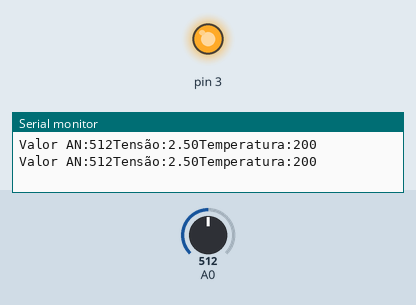
The sketch below on a simulated Arduino Uno, built with avr-gcc and run on an emulated ATmega328P. On the bench: output pins drawn as LEDs (lit = HIGH), the last lines printed to the serial monitor. Inputs (shaded band) come from the test bench; at power-on: A0 = 512.

Above: at 1.8 s.
1.9 s: A0 set to 131
3.4 s: A0 set to 112
At 5.2 s:
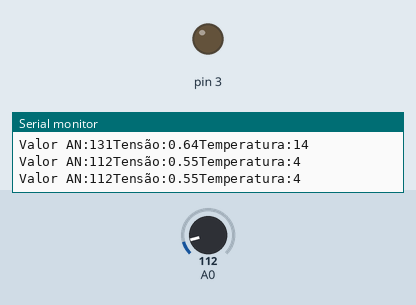
5.5 s: A0 set to 306
At 6.9 s:
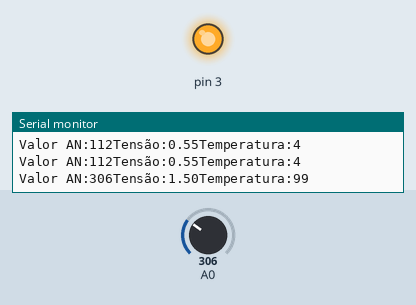
7.5 s: A0 set to 122
At 8.5 s:
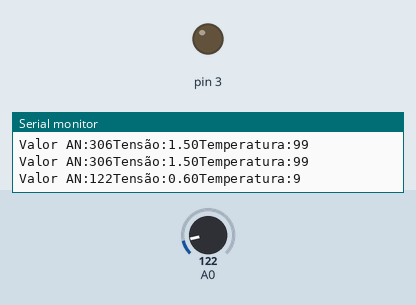
Timing chart, 0 to 10.5 s (numbered marks = the images above; inputs shaded):
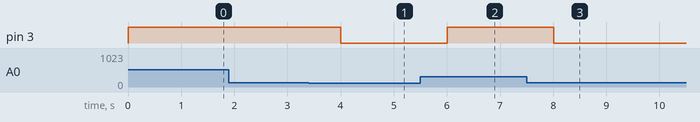

Measured:
- the behaviour switches between 125 and 124 on A0 (found by bisection; images 0 and 1)
- after the input at 3.4 s, pin 3: HIGH → LOW after 0.60 s
- after the input at 5.5 s, pin 3: LOW → HIGH after 0.51 s
- after the input at 7.5 s, pin 3: HIGH → LOW after 0.51 s

The sketch:

primeira_parte1.ino
```cpp
// C++ code
//
void setup()
{
  Serial.begin(9600);
  pinMode(3, OUTPUT);
}

void loop()
{
  int an = analogRead(A0);
  float volt = ((float)an)*5/1023;
  int temperatura = ((volt - 0.1)/0.01)-40;
  if (temperatura>50){
  	digitalWrite(3, HIGH);
  }
  if (temperatura>10){
  	digitalWrite(3, HIGH);
  }
  else{
    digitalWrite(3, LOW);
  }

  Serial.print("Valor AN:");
  Serial.print(an);
  Serial.print("Tensão:");
  Serial.print(volt);
  Serial.print("Temperatura:");
  Serial.println(temperatura);

  delay(1000);
}
```
